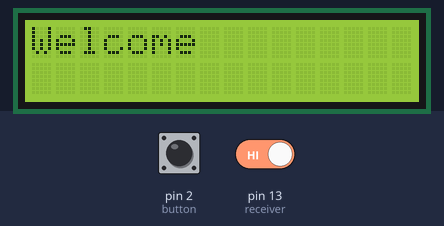
This sketch was run on a simulated Arduino Uno, built with avr-gcc and run on an emulated ATmega328P. On the bench: 16×2 character LCD. The inputs (shaded band) are chosen by the test bench; at power-on: pin 13 (receiver) HIGH, pin 2 (button) LOW. What the sketch prints to the serial monitor is not drawn.

Above: at 1.2 s.
1.3 s: pin 13 (receiver) driven LOW
At 2.5 s:
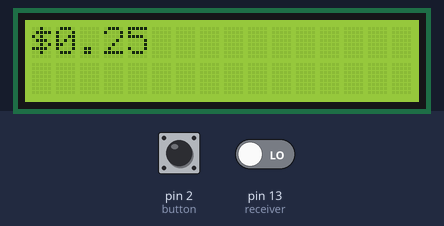
Timing chart, 0 to 4.3 s (numbered marks = the images above; inputs shaded):
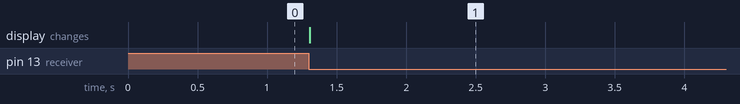

Measured:
- after the input at 1.3 s, the display: changes at once (image 1)

The sketch:

VendingMachineFINAL.ino
```cpp
/* Programmers: Luke Marchand & Faith Goodman
   Date: 1.6.20

*/
#include <LiquidCrystal.h>
#include <Stepper.h>

#define STEPS 32

const int rs = 24, en = 22, d4 = 52, d5 = 47, d6 = 43, d7 = 40;
LiquidCrystal lcd(rs, en, d4, d5, d6, d7);

Stepper stepperMotor(STEPS, 8, 10, 9, 11);

int receiver = 13;

int button = 2;

float money = 0;

bool isLaserDetected = true;
bool welcome = true;

void setup() {
  // put your setup code here, to run once:
  pinMode(receiver, INPUT);

  pinMode(button, INPUT);

  stepperMotor.setSpeed(700);

  lcd.begin(16, 2);

  lcd.print("Welcome");

  Serial.begin(9600);
}

void loop() {
  // put your main code here, to run repeatedly:
  int receiverValue = digitalRead(receiver);
  int buttonState = digitalRead(button);

  Serial.println(buttonState);

  if (money == 0 && welcome == false){
    lcd.clear();
    lcd.print("Welcome ");
    welcome = true;
  }

  if (receiverValue == LOW && isLaserDetected == true){
    isLaserDetected = false;
    money = money + .25;
    lcd.clear();
    lcd.print("$");
    lcd.print(money);
    welcome = false;
  }
  else if (receiverValue == HIGH && isLaserDetected == false) {
    isLaserDetected = true;
  }

  if (buttonState == HIGH && money >= .75){
    money = money - .75;
    lcd.clear();
    lcd.print("Dispensing...");
    stepperMotor.step(-2048);
    lcd.clear();
    lcd.print("$");
    lcd.print(money);
  }

  //adds delay for stability
  delay(1);
}
```
